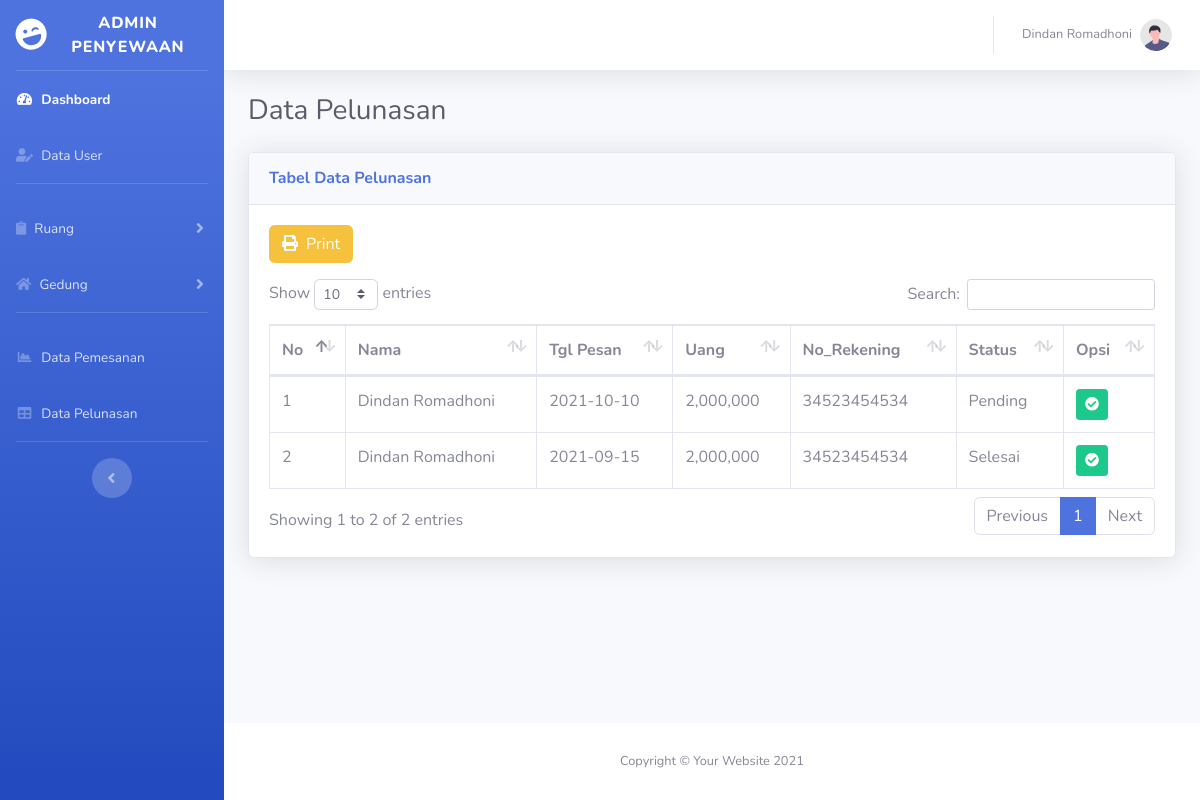
The page /admin/pelunasan.php (signed in) on the database its author committed.
### tables this page shows
CREATE TABLE `pesan` (
  `no_pesan` int(11) NOT NULL,
  `id_user` int(11) NOT NULL,
  `tgl_pesan` date NOT NULL,
  `uang` varchar(20) NOT NULL,
  `no_rekening` varchar(30) NOT NULL,
  `status` enum('0','1') NOT NULL
);

CREATE TABLE `user` (
  `id_user` int(11) NOT NULL,
  `nama_user` varchar(100) NOT NULL,
  `alamat_user` varchar(100) NOT NULL,
  `tlp_user` varchar(15) NOT NULL,
  `email_user` varchar(50) NOT NULL,
  `password` varchar(20) NOT NULL,
  `komunitas` varchar(100) NOT NULL,
  `alamat_komunitas` varchar(100) NOT NULL,
  `tlp_komunitas` varchar(15) NOT NULL,
  `email_komunitas` varchar(50) NOT NULL
);

### admin/pelunasan.php (the view, shortened to what this page needs)
<!DOCTYPE html>
<html lang="en">
<head>
    <link href="../assets/vendor/fontawesome-free/css/all.min.css" rel="stylesheet" type="text/css">
    <link href="../assets/css/sb-admin-2.min.css" rel="stylesheet">
    <link href="../assets/vendor/datatables/dataTables.bootstrap4.min.css" rel="stylesheet">
</head>
<body id="page-top">
    <div id="wrapper">
        <ul class="navbar-nav bg-gradient-primary sidebar sidebar-dark accordion" id="accordionSidebar">
            <a class="sidebar-brand d-flex align-items-center justify-content-center" href="index.php">
                <div class="sidebar-brand-icon rotate-n-15">
                    <i class="fas fa-laugh-wink"></i>
                </div>
                <div class="sidebar-brand-text mx-3">Admin Penyewaan</div>
            </a>
            <hr class="sidebar-divider my-0">
            <li class="nav-item active">
                <a class="nav-link" href="index.php">
                    <i class="fas fa-fw fa-tachometer-alt"></i>
                    <span>Dashboard</span></a>
            </li>
            <li class="nav-item">
                <a class="nav-link" href="user.php">
                    <i class="fas fa-user-edit"></i>
                    <span>Data User</span></a>
            </li>
            <hr class="sidebar-divider">
            <li class="nav-item">
                <a class="nav-link collapsed" href="#" data-toggle="collapse" data-target="#collapseTwo"
                    aria-expanded="true" aria-controls="collapseTwo">
                    <i class="fas fa-clipboard"></i>
                    <span>Ruang</span>
                </a>
            </li>
            <li class="nav-item">
                <a class="nav-link collapsed" href="#" data-toggle="collapse" data-target="#collapseUtilities"
                    aria-expanded="true" aria-controls="collapseUtilities">
                    <i class="fas fa-home"></i>
                    <span>Gedung</span>
                </a>
            </li>
            <hr class="sidebar-divider">
            <li class="nav-item">
                <a class="nav-link" href="pemesanan.php">
                    <i class="fas fa-fw fa-chart-area"></i>
                    <span>Data Pemesanan</span></a>
            </li>
            <li class="nav-item">
                <a class="nav-link" href="pelunasan.php">
                    <i class="fas fa-fw fa-table"></i>
                    <span>Data Pelunasan</span></a>
            </li>
            <hr class="sidebar-divider d-none d-md-block">
            <div class="text-center d-none d-md-inline">
                <button class="rounded-circle border-0" id="sidebarToggle"></button>
            </div>
        </ul>
        <div id="content-wrapper" class="d-flex flex-column">
            <div id="content">
                <nav class="navbar navbar-expand navbar-light bg-white topbar mb-4 static-top shadow">
                    <ul class="navbar-nav ml-auto">
                        <li class="nav-item dropdown no-arrow">
                            <a class="nav-link dropdown-toggle" href="#" id="userDropdown" role="button"
                                data-toggle="dropdown" aria-haspopup="true" aria-expanded="false">
                                <span class="mr-2 d-none d-lg-inline text-gray-600 small"><?= $_SESSION['a_global']->nama_user ?></span>
                                <img class="img-profile rounded-circle"
                                    src="../assets/img/undraw_profile.svg">
                            </a>
                        </li>
                    </ul>
                </nav>
                <div class="container-fluid">
                    <div class="d-sm-flex align-items-center justify-content-between mb-4">
                        <h1 class="h3 mb-0 text-gray-800">Data Pelunasan</h1>
                    </div>
                    <div class="card shadow mb-4">
                        <div class="card-header py-3">
                            <h6 class="m-0 font-weight-bold text-primary">Tabel Data Pelunasan</h6>
                        </div>
                        <div class="card-body">
                            <div class="table-responsive">
                                <a href="../laporan/cetak_pelunasan.php" class="btn btn-warning mb-3" target="_blank"><i class="fas fa-print mr-2"></i>Print</a>
                                <table class="table table-bordered" id="dataTable" width="100%" cellspacing="0">
                             <thead>
                             <tr>
                                <th>No</th>
                                <th>Nama</th>
                                <th>Tgl Pesan</th>
                                <th>Uang</th>
                                <th>No_Rekening</th>
                                <th>Status</th>
                                <th>Opsi</th>
                            </tr>
                            </thead>
                            <tbody>
                            <?php
                            include'../koneksi.php';
                                $no = 1;
                                $data = mysqli_query($koneksi,"SELECT * FROM pesan LEFT JOIN user USING (id_user) ORDER BY no_pesan DESC");
                                while ($d = mysqli_fetch_array($data)) {
                            ?>
                            <tr>
                                <td><?php echo $no++;?></td>
                                <td><?php echo $d['nama_user'];?></td>
                                <td><?php echo $d['tgl_pesan'];?></td>
                                <td><?php echo number_format($d['uang']) ;?></td>
                                <td><?php echo $d['no_rekening'];?></td>
                                <td><?php echo ($d['status'] == 0)? 'Pending':'Selesai';?></td>
                                <td><a class="btn btn-success btn-sm" href="update_pelunasan.php?no_pesan=<?php echo $d['no_pesan'];?>"><i class="fas fa-check-circle"></i></a></td>
                            </tr>
                            <?php
                                }
                            ?>
                                    </tbody>
                                </table>
                            </div>
                        </div>
                    </div>
                </div>
            </div>
            <footer class="sticky-footer bg-white">
                <div class="container my-auto">
                    <div class="copyright text-center my-auto">
                        <span>Copyright &copy; Your Website 2021</span>
                    </div>
                </div>
            </footer>
        </div>
    </div>
</body>
</html>

### rows shown on the page
pesan: id_user.nama_user "Dindan Romadhoni", tgl_pesan "2021-10-10", uang "2,000,000", no_rekening "34523454534", status "Pending"
pesan: id_user.nama_user "Dindan Romadhoni", tgl_pesan "2021-09-15", uang "2,000,000", no_rekening "34523454534", status "Selesai"

### other values the page prints
$_SESSION['a_global']->nama_user "Dindan Romadhoni"
